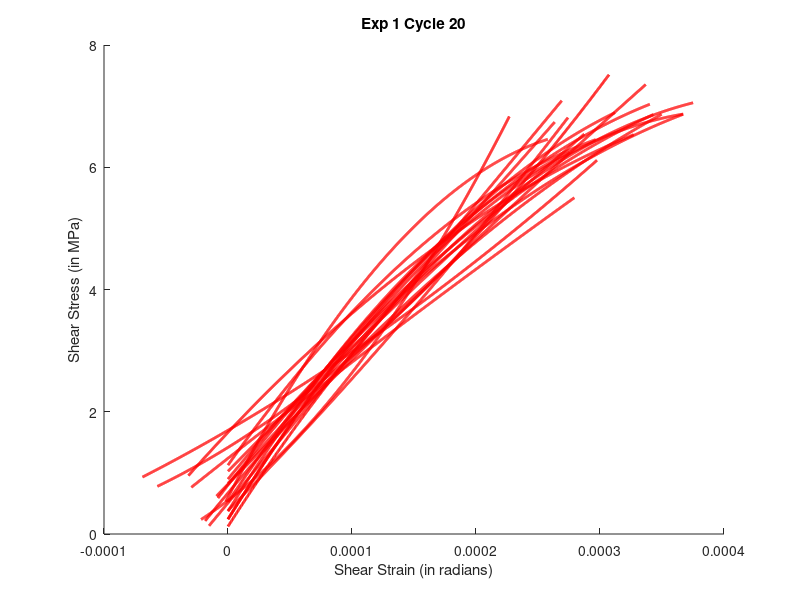
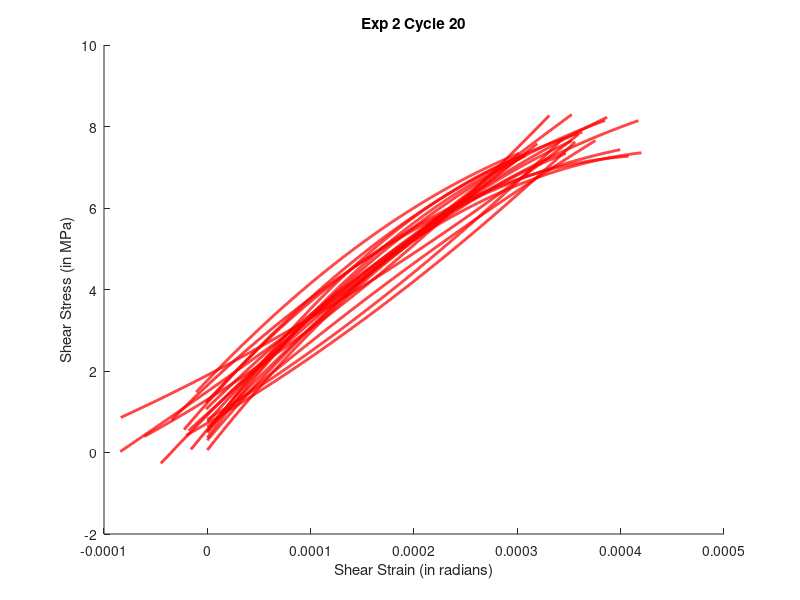
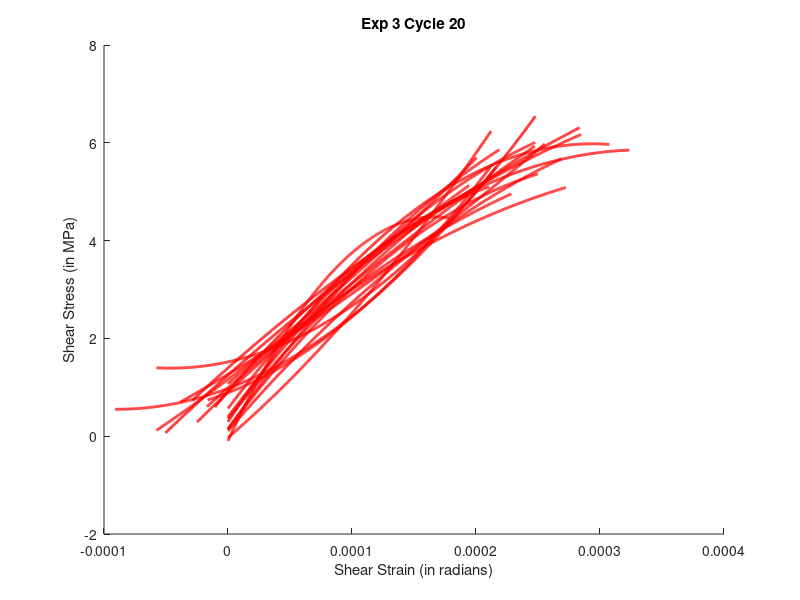
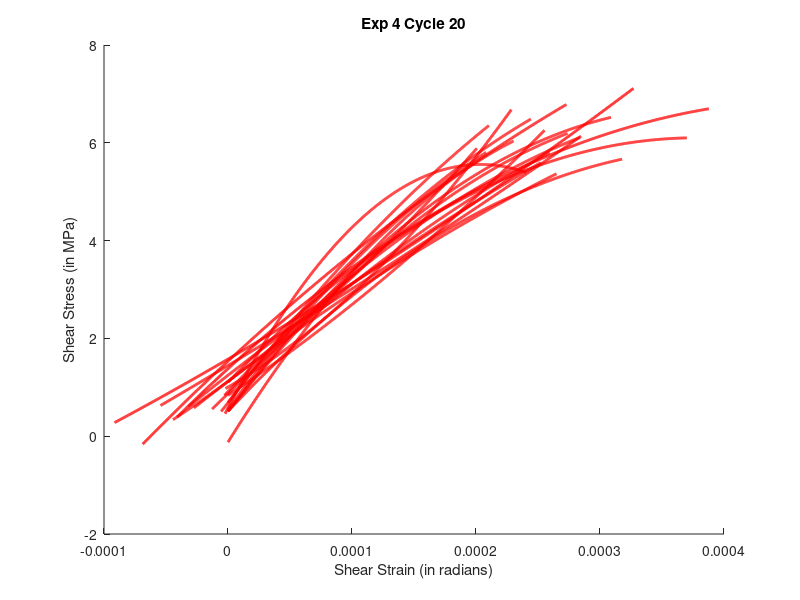

Source code (MATLAB) for these figures, in order:
%Global variables
d=0.01;     %Diameter of rod in meters
d1=0.1;     %Length of lever in meters
L=1;        %Length of Rod in meters
g=9.81;     %Value of g in m/s^2
load('P8_TorsionTest.mat');


%% In Anamoly Check we see if any graph has crossed the Elastic limit
%% To do this we plot a quadratic function instead of a linear one 





hold on;    %if we want to plot them in the same window


%Group 1

for i= 1:20
%Takes values of load from m_exp1 variable of P8_TorsionTest.mat
loads = m_exp1;

%Takes values of theta from column i of theta_0exp1 variable of P8...mat 
theta =theta_0exp1(:,i);    %change cycle number here for data. Taking Cycle 1

%plot(loads,theta); %Plots original y_vs_x Data
theta=theta'; %to make y and x of same dimensions since theta was columnar

J=pi*(d^4)/32;   %Polar Second Moment of Inertia
T=loads*(g*d1);    %Torque applied on the rod
y=(T*(d/2))/(J*(10^6));      %Shear Stress in MPa

x=(theta*(d/2))/L;     %Shear Strain 

coefficients=polyfit(x,y,2);  %finds coeff of best fit curve for Data
xFit = linspace(min(x),max(x),1000);
yFit = polyval(coefficients,xFit);

%to see full value of slope, use command 'format long'

%str=sprintf('%f Pascals',G_in_Pa);
%str ='28875391321.054501 Pascals'

%str=sprintf('%g Pascals',G_in_Pa);
%str ='2.88754e+10 Pascals'
 
%str=sprintf('%g GPa',G_in_GPa)
%str = '2.88754 GPa'


%%% PLOTTING GRAPH
plot(xFit,yFit,'r-','LineWidth',2)
xlabel('Shear Strain (in radians)');
ylabel('Shear Stress (in MPa)');
variable = sprintf('Exp 1 Cycle %d',i);
title(variable);
%figure; %%to plot different plots in different windows

end


figure; %To plot each Experiment in new window






hold on;
%GROUP 2

for i=1:20
%Takes values of load from m_exp1 variable of P8_TorsionTest.mat
loads = m_exp2;

%Takes values of theta from column i of theta_0exp1 variable of P8...mat 
theta =theta_0exp2(:,i);    %change cycle number here for data. Taking Cycle 1

%plot(loads,theta); %Plots original y_vs_x Data
theta=theta'; %to make y and x of same dimensions since theta was columnar

J=pi*(d^4)/32;   %Polar Second Moment of Inertia
T=loads*(g*d1);    %Torque applied on the rod
y=(T*(d/2))/(J*(10^6));      %Shear Stress in MPa

x=(theta*(d/2))/L;     %Shear Strain 

coefficients=polyfit(x,y,2);  %finds coeff of best fit curve for Data
xFit = linspace(min(x),max(x),1000);
yFit = polyval(coefficients,xFit);

%to see full value of slope, use command 'format long'

%str=sprintf('%f Pascals',G_in_Pa);
%str ='28875391321.054501 Pascals'

%str=sprintf('%g Pascals',G_in_Pa);
%str ='2.88754e+10 Pascals' 

%str=sprintf('%g GPa',G_in_GPa)
%str = '2.88754 GPa'


%%% PLOTTING GRAPH
plot(xFit,yFit,'r-','LineWidth',2)
xlabel('Shear Strain (in radians)');
ylabel('Shear Stress (in MPa)');
variable = sprintf('Exp 2 Cycle %d',i);
title(variable);
%figure; %to plot different plots in different windows
end

figure; %To plot each Experiment in new window






hold on;

%GROUP 3
for i=1:20
%Takes values of load from m_exp1 variable of P8_TorsionTest.mat
loads = m_exp3;

%Takes values of theta from column i of theta_0exp1 variable of P8...mat 
theta =theta_0exp3(:,i);    %change cycle number here for data. Taking cycle 1

%plot(loads,theta); %Plots original y_vs_x Data
theta=theta'; %to make y and x of same dimensions since theta was columnar

J=pi*(d^4)/32;   %Polar Second Moment of Inertia
T=loads*(g*d1);    %Torque applied on the rod
y=(T*(d/2))/(J*(10^6));      %Shear Stress in MPa

x=(theta*(d/2))/L;     %Shear Strain 

coefficients=polyfit(x,y,2);  %finds coeff of best fit line for Data
xFit = linspace(min(x),max(x),1000);
yFit = polyval(coefficients,xFit);

%to see full value of slope, use command 'format long'

%str=sprintf('%f Pascals',G_in_Pa);
%str ='28875391321.054501 Pascals'

%str=sprintf('%g Pascals',G_in_Pa);
%str ='2.88754e+10 Pascals'

%str=sprintf('%g GPa',G_in_GPa)
%str = '2.88754 GPa'

%%% PLOTTING GRAPH
plot(xFit,yFit,'r-','LineWidth',2)
xlabel('Shear Strain (in radians)');
ylabel('Shear Stress (in MPa)');
variable = sprintf('Exp 3 Cycle %d',i);
title(variable);
%figure; %to plot different plots in different windows
end


figure; %To plot each Experiment in new window 














hold on;

%GROUP 4

for i=1:20
%Takes values of load from m_exp1 variable of P8_TorsionTest.mat
loads = m_exp4;

%Takes values of theta from column i of theta_0exp1 variable of P8...mat 
theta =theta_0exp4(:,i);    %change cycle number here for data. Taking Cycle 1

%plot(loads,theta); %Plots original y_vs_x Data
theta=theta'; %to make y and x of same dimensions since theta was columnar

J=pi*(d^4)/32;   %Polar Second Moment of Inertia
T=loads*(g*d1);    %Torque applied on the rod
y=(T*(d/2))/(J*(10^6));      %Shear Stress in MPa

x=(theta*(d/2))/L;     %Shear Strain 

coefficients=polyfit(x,y,2);  %finds coeff of best fit curve for Data
xFit = linspace(min(x),max(x),1000);
yFit = polyval(coefficients,xFit);

%to see full value of slope, use command 'format long'

%str=sprintf('%f Pascals',G_in_Pa);
%str ='28875391321.054501 Pascals'

%str=sprintf('%g Pascals',G_in_Pa);
%str ='2.88754e+10 Pascals'

%str=sprintf('%g GPa',G_in_GPa)
%str = '2.88754 GPa'


%%% PLOTTING GRAPH
plot(xFit,yFit,'r-','LineWidth',2)
xlabel('Shear Strain (in radians)');
ylabel('Shear Stress (in MPa)');
variable = sprintf('Exp 4 Cycle %d',i);
title(variable);
%figure; %to plot different plots in different windows
end

figure; %To plot each Experiment in new window




hold on;

%GROUP 5

for i=1:20
%Takes values of load from m_exp1 variable of P8_TorsionTest.mat
loads = m_exp5;

%Takes values of theta from column i of theta_0exp1 variable of P8...mat 
theta =theta_0exp5(:,i);    %change cycle number here for data.Taking Cycle 1

%plot(loads,theta); %Plots original y_vs_x Data
theta=theta'; %to make y and x of same dimensions since theta was columnar

J=pi*(d^4)/32;   %Polar Second Moment of Inertia
T=loads*(g*d1);    %Torque applied on the rod
y=(T*(d/2))/(J*(10^6));      %Shear Stress in MPa

x=(theta*(d/2))/L;     %Shear Strain 

coefficients=polyfit(x,y,2);  %finds coeff of best fit line for Data
xFit = linspace(min(x),max(x),1000);
yFit = polyval(coefficients,xFit);

%to see full value of slope, use command 'format long'

%str=sprintf('%f Pascals',G_in_Pa);
%str ='28875391321.054501 Pascals'

%str=sprintf('%g Pascals',G_in_Pa);
%str ='2.88754e+10 Pascals'

%str=sprintf('%g GPa',G_in_GPa)
%str = '2.88754 GPa'


%%% PLOTTING GRAPH
plot(xFit,yFit,'r-','LineWidth',2)
xlabel('Shear Strain (in radians)');
ylabel('Shear Stress (in MPa)');
variable = sprintf('Exp 5 Cycle %d',i);
title(variable);
%figure; %to plot different plots in different windows
end


%hold off;  %%used to stop plotting on the same window

clear
